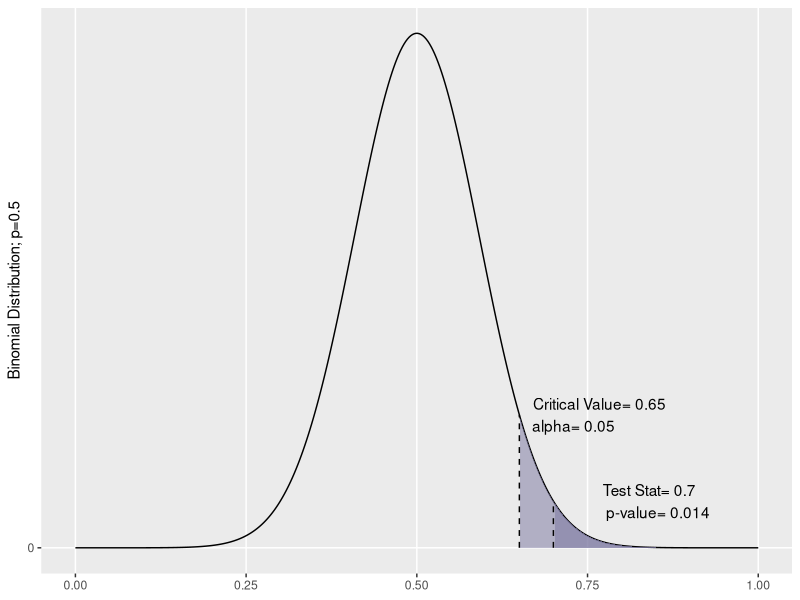
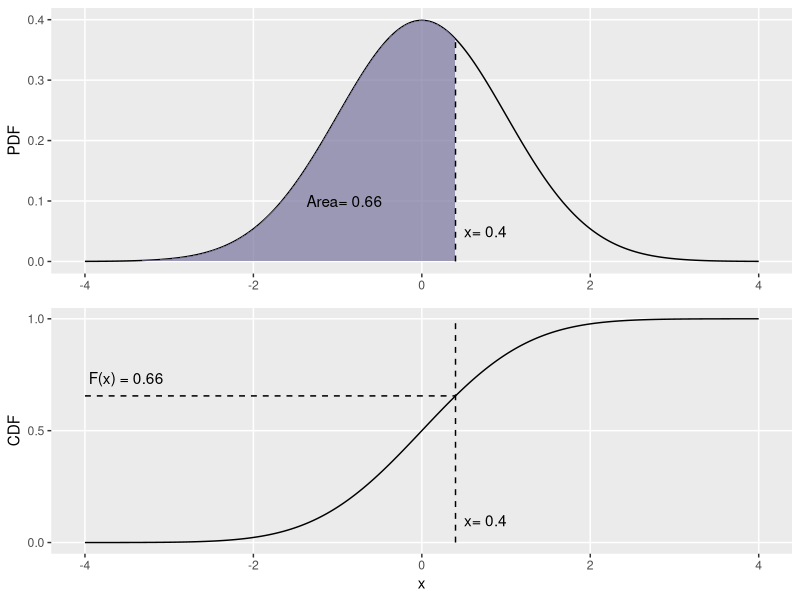

Generate these figures, in order, with R:
## ---- chunk 1
knitr::opts_chunk$set(echo = TRUE, eval=F, highlight=TRUE,
                      warning=F, message=F, comment = NA)
library(ggplot2)
library(dplyr)
library(knitr)
library(kableExtra)
library(fontawesome)

col1 <- '#14366e' #royal blue
col2 <- '#6e1f14' #olive green
col3 <- '#636e14' #crimson red
colX <- '#79759d' #theme purple
colx <- '#a4a2bd' #theme purple light
## ---- chunk 2
x <- seq(0,1,length=400)
p <- 0.5
n <- 30
var <- sqrt(p*p/n)
y <- dnorm(x, p, var)
df <- data.frame(x=x,y=y)

alpha <- 0.05
test.crit <- 1-qnorm(0.05, p, var)
tc.pdf <- dnorm(test.crit, p, var)

test.stat <- 21/30
pval <- 1-pnorm(test.stat, p, var)
ts.pdf <- dnorm(test.stat, p, var)
## ---- chunk 3
ggplot(data=df, aes(x=x)) +
  geom_line(aes(y=y)) +
  geom_ribbon(data=subset(df , x < 1 & x > test.stat), aes(ymax=y), ymin=0,
              fill=colX, color=NA, alpha=0.5) +
  geom_ribbon(data=subset(df , x < 1 & x > test.crit), aes(ymax=y), ymin=0,
              fill=colX, color=NA, alpha=0.5) +
  
  annotate("segment", 
           x = test.crit, xend = test.crit, 
           y = 0, yend = tc.pdf, 
           colour = "black", linetype='dashed') + 
  annotate("segment", 
           x = test.stat, xend = test.stat, 
           y = 0, yend = ts.pdf, 
           colour = "black", linetype='dashed') + 
  
  annotate("text", x= test.stat, y=ts.pdf, hjust=-0.45, vjust=0.5,
           label = paste(' Test Stat=',round(test.stat,3),
                         '\n p-value=',round(pval,3))) +
  annotate("text", x= test.crit, y=tc.pdf, hjust=-0.1, vjust=0.5,
           label = paste('Critical Value=',round(test.crit,3),
                         '\n alpha=',alpha)) +
  
  theme(panel.grid.minor = element_blank(),
        axis.title.x = element_blank()) +  
  labs(y='Binomial Distribution; p=0.5') + scale_y_continuous(breaks=c(0))
## ---- chunk 4
library(ggplot2)
x <- seq(-4,4,length=400)
y <- dnorm(x,0,1)
y2 <- pnorm(x,0,1)
df <- data.frame(x=x,y=y)

tval = 0.4

pdf <- ggplot(data=df, aes(x=x)) +
  geom_line(aes(y=y)) +
  geom_ribbon(data=subset(df ,x > -4 & x < tval), aes(ymax=y), ymin=0,
              fill=colX, colour=NA,alpha=0.7)+
  theme(panel.grid.minor = element_blank(),
        axis.title.x = element_blank()) +  
  scale_y_continuous(limits=c(0, .4)) +
  annotate("text", x= -2, y=0.1, hjust= -0.7,
           label = paste0("Area= ",round(pnorm(tval,0,1),2))) +
  annotate("text", x= tval, y=0.05, hjust=-0.2,
           label = paste0("x= ",tval)) +
  annotate("segment", x = tval, xend = tval, y = 0, yend = dnorm(tval,0,1), 
         colour = "black", linetype='dashed') + 
  labs(y='PDF') +  xlim(-4,4) 

cdf <- ggplot(data=df, aes(x=x)) + 
  geom_line(aes(y = y2)) +
  theme(panel.grid.minor = element_blank()) + 
  ylab('CDF') +
  scale_y_continuous(breaks=c(0,0.5,1)) +
  annotate("segment", x = tval, xend = tval, y = 0, yend = 1, 
           colour = "black", linetype='dashed') + 
  annotate("segment", x = -4, xend = tval, y = pnorm(tval,0,1), yend = pnorm(tval,0,1), 
           colour = "black", linetype='dashed') +
  annotate("text", x= tval, y=0.1, hjust=-0.2,
           label = paste0("x= ",tval)) +
  annotate("text", x= -4, y=pnorm(tval,0,1)+.08, hjust= -0.05,
           label = paste0("F(x) = ",round(pnorm(tval,0,1),2))) + 
  xlim(-4,4)

gridExtra::grid.arrange(pdf,cdf,ncol=1)
